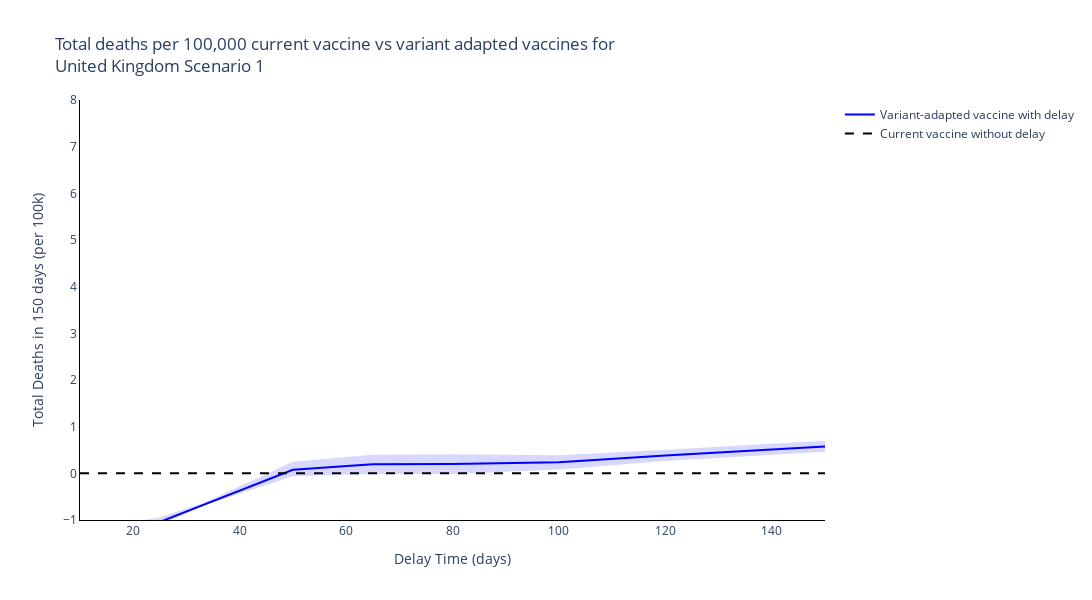
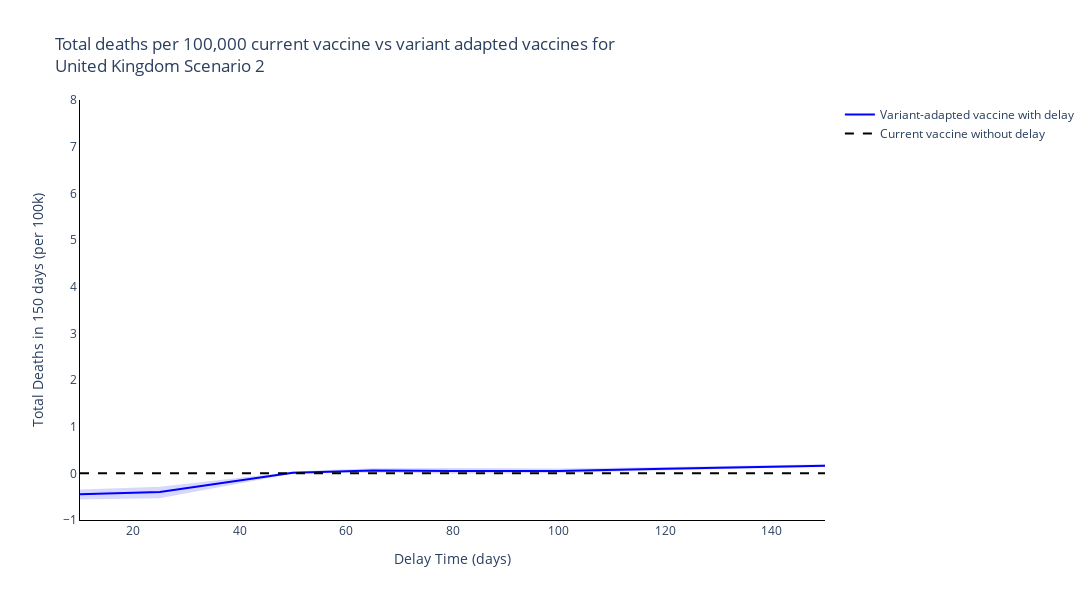
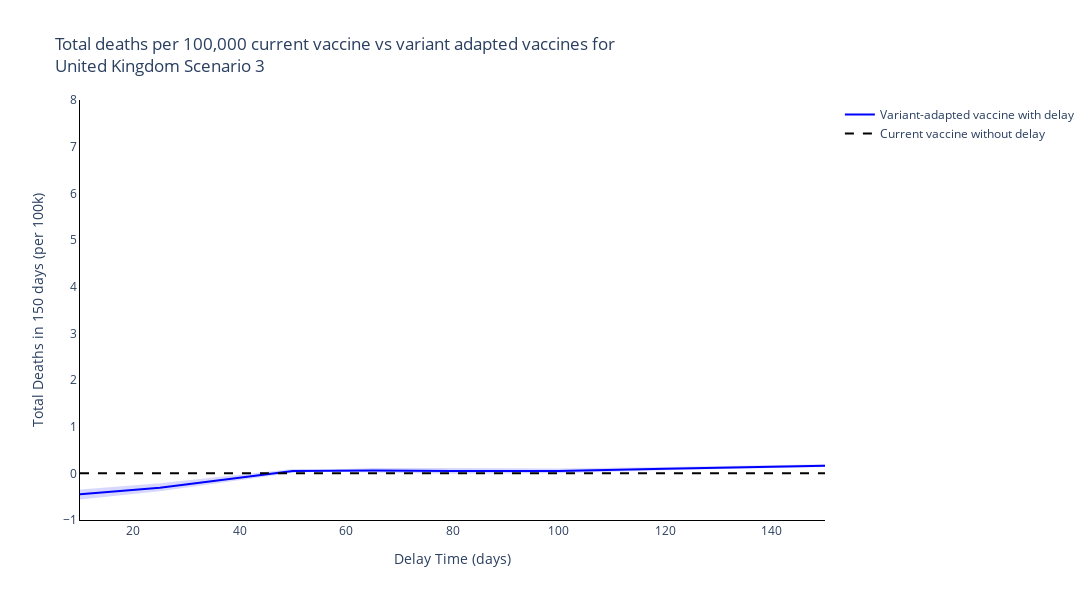
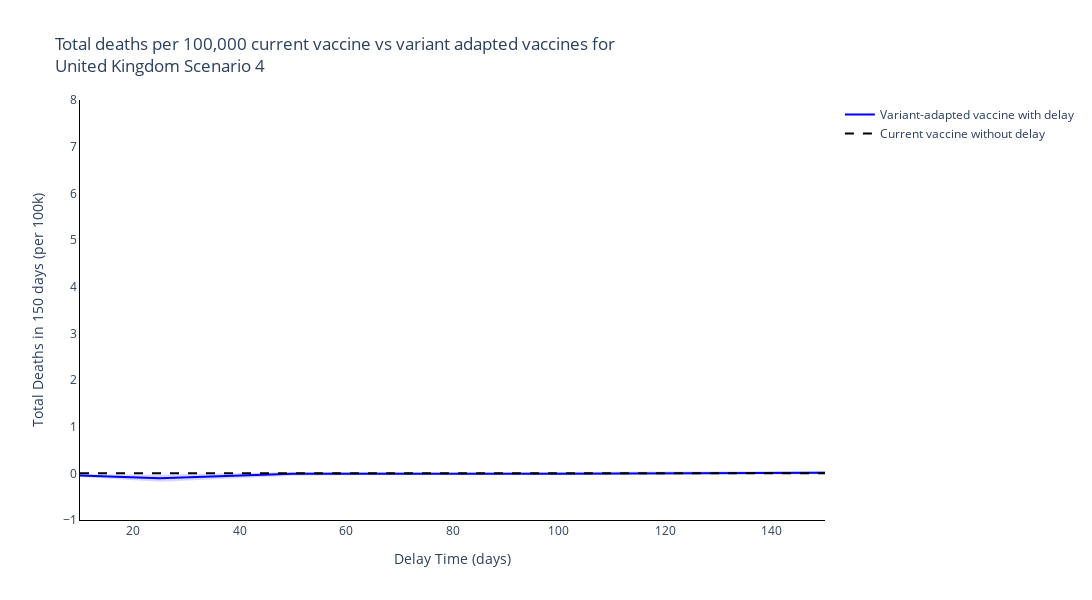

The code cell stored with these charts, in order, in its notebook:
### Code cell
new_scenario_names = ['Scenario {}'.format(s+1) for s, scenario in enumerate(scenario_names[:-1])] + [scenario_names[-1]]

# Plot for each region
for r, reg in enumerate(regions):
    # Plot for each boosting scenario
    for s, scenario in enumerate(new_scenario_names):
        fig = go.Figure()
        fig.add_trace(
            go.Scatter(
                y=[np.sum(var_adapted_delayed_total_new_deaths_mean[r][dt, s, :]-current_vacc_total_new_deaths_mean[r][s,:]) for dt, delay_time in enumerate(delay_times)],
                x=delay_times,
                mode='lines',
                name='Variant-adapted vaccine with delay',
                line=dict(
                    color=colours[r]),
            )
        )

        fig.add_trace(
            go.Scatter(
                y=[np.sum(var_adapted_delayed_total_new_deaths_upper[r][dt, s, :]-current_vacc_total_new_deaths_upper[r][s,:]) for dt, delay_time in enumerate(delay_times)] + [np.sum(var_adapted_delayed_total_new_deaths_lower[r][dt, s, :]-current_vacc_total_new_deaths_lower[r][s,:]) for dt, delay_time in enumerate(delay_times)][::-1],
                x=delay_times + delay_times[::-1],
                mode='lines',
                name='Variant-adapted vaccine with delay',
                fill='toself',
                fillcolor=colours[r],
                line_color=colours[r],
                opacity=0.15,
                showlegend=False
            )
        )

        fig.add_trace(
            go.Scatter(
                y=[0] * len(delay_times),
                x=delay_times,
                mode='lines',
                name='Current vaccine without delay',
                line=dict(
                    color='black',
                    dash='dash')
            )
        )

        # Add axis labels
        fig.update_layout(
            boxmode='group',
            title='Total deaths per 100,000 current vaccine vs variant adapted vaccines for <br>{} {}'.format(reg, scenario),
            width=1100,
            height=600,
            plot_bgcolor='white',
            xaxis=dict(
                linecolor='black',
                title='Delay Time (days)'
                ),
            yaxis=dict(
                linecolor='black',
                title='Total Deaths in 150 days (per 100k)',
                range=[-1, 8]),
            hovermode='x unified'
            )


        fig.show()

### Figure 1 — Plotly figure (JSON) as saved in the notebook; plotly's stock layout.template omitted (floating-point values rounded to 4 significant figures)
{"data": [{"line": {"color": "blue"}, "mode": "lines", "name": "Variant-adapted vaccine with delay", "type": "scatter", "x": [10, 25, 50, 65, 80, 100, 120, 150], "y": [-1.45, -1.042, 0.07789, 0.194, 0.1999, 0.2356, 0.3845, 0.5763]}, {"fill": "toself", "fillcolor": "blue", "line": {"color": "blue"}, "mode": "lines", "name": "Variant-adapted vaccine with delay", "opacity": 0.15, "showlegend": false, "type": "scatter", "x": [10, 25, 50, 65, 80, 100, 120, 150, 150, 120, 100, 80, 65, 50, 25, 10], "y": [-1.654, -1.091, 0.2284, 0.3772, 0.3871, 0.3635, 0.4825, 0.6762, 0.4817, 0.2883, 0.103, 0.008438, 0.005037, -0.0419, -0.9637, -1.253]}, {"line": {"color": "black", "dash": "dash"}, "mode": "lines", "name": "Current vaccine without delay", "type": "scatter", "x": [10, 25, 50, 65, 80, 100, 120, 150], "y": [0, 0, 0, 0, 0, 0, 0, 0]}], "layout": {"boxmode": "group", "height": 600, "hovermode": "x unified", "plot_bgcolor": "white", "title": {"text": "Total deaths per 100,000 current vaccine vs variant adapted vaccines for <br>United Kingdom Scenario 1"}, "width": 1100, "xaxis": {"linecolor": "black", "title": {"text": "Delay Time (days)"}}, "yaxis": {"linecolor": "black", "range": [-1, 8], "title": {"text": "Total Deaths in 150 days (per 100k)"}}}}

### Figure 2 — Plotly figure (JSON) as saved in the notebook; plotly's stock layout.template omitted (floating-point values rounded to 4 significant figures)
{"data": [{"line": {"color": "blue"}, "mode": "lines", "name": "Variant-adapted vaccine with delay", "type": "scatter", "x": [10, 25, 50, 65, 80, 100, 120, 150], "y": [-0.4474, -0.4, 0.01356, 0.05884, 0.04944, 0.05092, 0.09787, 0.1619]}, {"fill": "toself", "fillcolor": "blue", "line": {"color": "blue"}, "mode": "lines", "name": "Variant-adapted vaccine with delay", "opacity": 0.15, "showlegend": false, "type": "scatter", "x": [10, 25, 50, 65, 80, 100, 120, 150, 150, 120, 100, 80, 65, 50, 25, 10], "y": [-0.5373, -0.5124, 0.01637, 0.08897, 0.09276, 0.08008, 0.1124, 0.1729, 0.1554, 0.08775, 0.0243, 0.01139, 0.03661, 0.015, -0.3099, -0.3653]}, {"line": {"color": "black", "dash": "dash"}, "mode": "lines", "name": "Current vaccine without delay", "type": "scatter", "x": [10, 25, 50, 65, 80, 100, 120, 150], "y": [0, 0, 0, 0, 0, 0, 0, 0]}], "layout": {"boxmode": "group", "height": 600, "hovermode": "x unified", "plot_bgcolor": "white", "title": {"text": "Total deaths per 100,000 current vaccine vs variant adapted vaccines for <br>United Kingdom Scenario 2"}, "width": 1100, "xaxis": {"linecolor": "black", "title": {"text": "Delay Time (days)"}}, "yaxis": {"linecolor": "black", "range": [-1, 8], "title": {"text": "Total Deaths in 150 days (per 100k)"}}}}

### Figure 3 — Plotly figure (JSON) as saved in the notebook; plotly's stock layout.template omitted (floating-point values rounded to 4 significant figures)
{"data": [{"line": {"color": "blue"}, "mode": "lines", "name": "Variant-adapted vaccine with delay", "type": "scatter", "x": [10, 25, 50, 65, 80, 100, 120, 150], "y": [-0.4474, -0.3069, 0.04892, 0.06164, 0.04944, 0.05092, 0.09787, 0.1619]}, {"fill": "toself", "fillcolor": "blue", "line": {"color": "blue"}, "mode": "lines", "name": "Variant-adapted vaccine with delay", "opacity": 0.15, "showlegend": false, "type": "scatter", "x": [10, 25, 50, 65, 80, 100, 120, 150, 150, 120, 100, 80, 65, 50, 25, 10], "y": [-0.5373, -0.3648, 0.03543, 0.09045, 0.09276, 0.08008, 0.1124, 0.1729, 0.1554, 0.08775, 0.0243, 0.01139, 0.04057, 0.07311, -0.2348, -0.3653]}, {"line": {"color": "black", "dash": "dash"}, "mode": "lines", "name": "Current vaccine without delay", "type": "scatter", "x": [10, 25, 50, 65, 80, 100, 120, 150], "y": [0, 0, 0, 0, 0, 0, 0, 0]}], "layout": {"boxmode": "group", "height": 600, "hovermode": "x unified", "plot_bgcolor": "white", "title": {"text": "Total deaths per 100,000 current vaccine vs variant adapted vaccines for <br>United Kingdom Scenario 3"}, "width": 1100, "xaxis": {"linecolor": "black", "title": {"text": "Delay Time (days)"}}, "yaxis": {"linecolor": "black", "range": [-1, 8], "title": {"text": "Total Deaths in 150 days (per 100k)"}}}}

### Figure 4 — Plotly figure (JSON) as saved in the notebook; plotly's stock layout.template omitted (floating-point values rounded to 4 significant figures)
{"data": [{"line": {"color": "blue"}, "mode": "lines", "name": "Variant-adapted vaccine with delay", "type": "scatter", "x": [10, 25, 50, 65, 80, 100, 120, 150], "y": [-0.04813, -0.103, -0.01083, -0.004773, -0.008155, -0.007144, 0.003668, 0.01423]}, {"fill": "toself", "fillcolor": "blue", "line": {"color": "blue"}, "mode": "lines", "name": "Variant-adapted vaccine with delay", "opacity": 0.15, "showlegend": false, "type": "scatter", "x": [10, 25, 50, 65, 80, 100, 120, 150, 150, 120, 100, 80, 65, 50, 25, 10], "y": [-0.05882, -0.1592, -0.02871, -0.01172, -0.0116, -0.01356, -0.007828, 0.001938, 0.02807, 0.01683, 0.001423, -0.002054, 0.00546, 0.008013, -0.0526, -0.03956]}, {"line": {"color": "black", "dash": "dash"}, "mode": "lines", "name": "Current vaccine without delay", "type": "scatter", "x": [10, 25, 50, 65, 80, 100, 120, 150], "y": [0, 0, 0, 0, 0, 0, 0, 0]}], "layout": {"boxmode": "group", "height": 600, "hovermode": "x unified", "plot_bgcolor": "white", "title": {"text": "Total deaths per 100,000 current vaccine vs variant adapted vaccines for <br>United Kingdom Scenario 4"}, "width": 1100, "xaxis": {"linecolor": "black", "title": {"text": "Delay Time (days)"}}, "yaxis": {"linecolor": "black", "range": [-1, 8], "title": {"text": "Total Deaths in 150 days (per 100k)"}}}}
